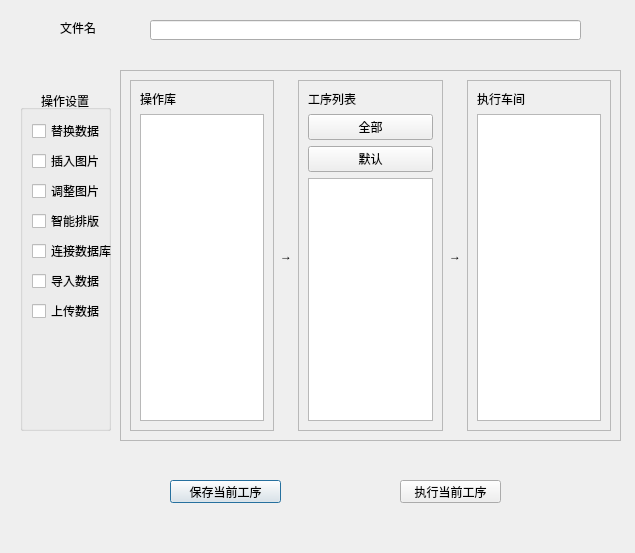
<?xml version="1.0" encoding="UTF-8"?>
<ui version="4.0">
 <class>Dialog</class>
 <widget class="QDialog" name="Dialog">
  <property name="geometry">
   <rect>
    <x>0</x>
    <y>0</y>
    <width>635</width>
    <height>553</height>
   </rect>
  </property>
  <property name="windowTitle">
   <string>使用模板</string>
  </property>
  <widget class="QLineEdit" name="lineEdit">
   <property name="geometry">
    <rect>
     <x>150</x>
     <y>20</y>
     <width>431</width>
     <height>20</height>
    </rect>
   </property>
  </widget>
  <widget class="QGroupBox" name="groupBox">
   <property name="geometry">
    <rect>
     <x>20</x>
     <y>90</y>
     <width>91</width>
     <height>341</height>
    </rect>
   </property>
   <property name="title">
    <string>操作设置</string>
   </property>
   <property name="alignment">
    <set>Qt::AlignCenter</set>
   </property>
   <property name="checkable">
    <bool>false</bool>
   </property>
   <layout class="QFormLayout" name="formLayout">
    <item row="0" column="0">
     <widget class="QCheckBox" name="checkBox">
      <property name="text">
       <string>替换数据</string>
      </property>
     </widget>
    </item>
    <item row="1" column="0">
     <widget class="QCheckBox" name="checkBox_6">
      <property name="text">
       <string>插入图片</string>
      </property>
     </widget>
    </item>
    <item row="2" column="0">
     <widget class="QCheckBox" name="checkBox_2">
      <property name="text">
       <string>调整图片</string>
      </property>
     </widget>
    </item>
    <item row="4" column="0">
     <widget class="QCheckBox" name="checkBox_3">
      <property name="text">
       <string>连接数据库</string>
      </property>
     </widget>
    </item>
    <item row="5" column="0">
     <widget class="QCheckBox" name="checkBox_4">
      <property name="text">
       <string>导入数据</string>
      </property>
     </widget>
    </item>
    <item row="6" column="0">
     <widget class="QCheckBox" name="checkBox_5">
      <property name="text">
       <string>上传数据</string>
      </property>
     </widget>
    </item>
    <item row="3" column="0">
     <widget class="QCheckBox" name="checkBox_7">
      <property name="text">
       <string>智能排版</string>
      </property>
     </widget>
    </item>
   </layout>
  </widget>
  <widget class="QLabel" name="label">
   <property name="geometry">
    <rect>
     <x>60</x>
     <y>20</y>
     <width>54</width>
     <height>16</height>
    </rect>
   </property>
   <property name="text">
    <string>文件名</string>
   </property>
  </widget>
  <widget class="QPushButton" name="pushButton_3">
   <property name="geometry">
    <rect>
     <x>170</x>
     <y>480</y>
     <width>111</width>
     <height>23</height>
    </rect>
   </property>
   <property name="text">
    <string>保存当前工序</string>
   </property>
  </widget>
  <widget class="QPushButton" name="pushButton_4">
   <property name="geometry">
    <rect>
     <x>400</x>
     <y>480</y>
     <width>101</width>
     <height>23</height>
    </rect>
   </property>
   <property name="text">
    <string>执行当前工序</string>
   </property>
  </widget>
  <widget class="QFrame" name="frame_4">
   <property name="geometry">
    <rect>
     <x>120</x>
     <y>70</y>
     <width>501</width>
     <height>371</height>
    </rect>
   </property>
   <property name="frameShape">
    <enum>QFrame::StyledPanel</enum>
   </property>
   <property name="frameShadow">
    <enum>QFrame::Raised</enum>
   </property>
   <layout class="QHBoxLayout" name="horizontalLayout">
    <item>
     <widget class="QFrame" name="frame">
      <property name="frameShape">
       <enum>QFrame::StyledPanel</enum>
      </property>
      <property name="frameShadow">
       <enum>QFrame::Raised</enum>
      </property>
      <layout class="QVBoxLayout" name="verticalLayout">
       <item>
        <widget class="QLabel" name="label_2">
         <property name="text">
          <string>操作库</string>
         </property>
        </widget>
       </item>
       <item>
        <widget class="QListWidget" name="listWidget_2">
         <property name="toolTip">
          <string>双击添加操作至车间</string>
         </property>
        </widget>
       </item>
      </layout>
     </widget>
    </item>
    <item>
     <widget class="QLabel" name="label_5">
      <property name="text">
       <string>→</string>
      </property>
     </widget>
    </item>
    <item>
     <widget class="QFrame" name="frame_3">
      <property name="frameShape">
       <enum>QFrame::StyledPanel</enum>
      </property>
      <property name="frameShadow">
       <enum>QFrame::Raised</enum>
      </property>
      <layout class="QVBoxLayout" name="verticalLayout_3">
       <item>
        <widget class="QLabel" name="label_4">
         <property name="text">
          <string>工序列表</string>
         </property>
        </widget>
       </item>
       <item>
        <widget class="QPushButton" name="pushButton_2">
         <property name="text">
          <string>全部</string>
         </property>
        </widget>
       </item>
       <item>
        <widget class="QPushButton" name="pushButton">
         <property name="text">
          <string>默认</string>
         </property>
        </widget>
       </item>
       <item>
        <widget class="QListWidget" name="listWidget_4">
         <property name="toolTip">
          <string>双击使用工序</string>
         </property>
        </widget>
       </item>
      </layout>
     </widget>
    </item>
    <item>
     <widget class="QLabel" name="label_6">
      <property name="text">
       <string>→</string>
      </property>
     </widget>
    </item>
    <item>
     <widget class="QFrame" name="frame_2">
      <property name="frameShape">
       <enum>QFrame::StyledPanel</enum>
      </property>
      <property name="frameShadow">
       <enum>QFrame::Raised</enum>
      </property>
      <layout class="QVBoxLayout" name="verticalLayout_2">
       <item>
        <widget class="QLabel" name="label_3">
         <property name="text">
          <string>执行车间</string>
         </property>
        </widget>
       </item>
       <item>
        <widget class="QListWidget" name="listWidget_3">
         <property name="toolTip">
          <string>双击将操作从车间移除</string>
         </property>
        </widget>
       </item>
      </layout>
     </widget>
    </item>
   </layout>
  </widget>
 </widget>
 <resources/>
 <connections/>
</ui>
